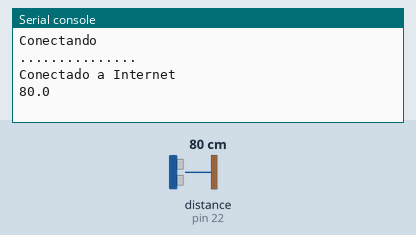
Simulated run of this program. Board: MicroPython board. Parts: the last lines printed to the serial console. The test bench sets the inputs (shaded band); at power-on: distance to the obstacle (sensor on pin 22) 80 cm. The echo pulse lasts 58.3 µs per cm; WiFi joins after 1.5 s; web requests get an empty 200 reply after 0.4 s.

Above: at 2.7 s.
2.8 s: distance to the obstacle (sensor on pin 22) set to 2 cm
At 6.6 s:
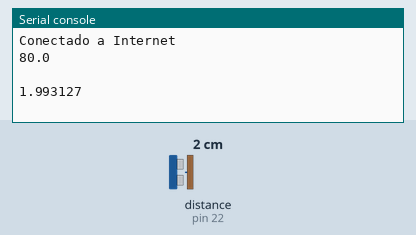
7.1 s: distance to the obstacle (sensor on pin 22) set to 4 cm
At 9.2 s:
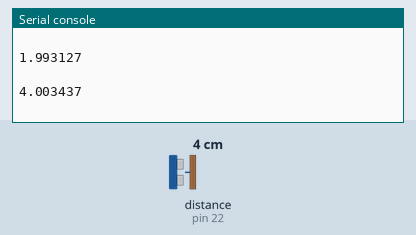
Timing chart, 0 to 10.7 s (numbered marks = the images above; inputs shaded):
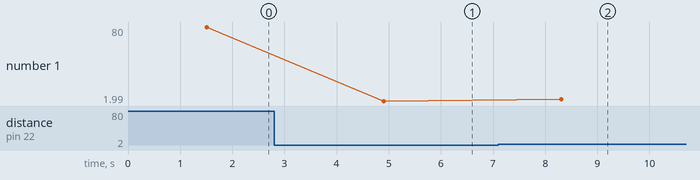

The program:

Codigo2.py
```python
import machine
import urequests
from machine import Pin
import time
from umqtt.simple import MQTTClient
import network
from time import sleep_us,sleep
from hcsr04 import HCSR04
# ----
# Definiciones
ssid = 'CeluBalti'
wifipassword = 'hogriderrr'
sta_if = network.WLAN(network.STA_IF)
sta_if.active(True)
name = "BUQUERT,CAMPANA,PP"
# ----
# Conexión a internet
sta_if.connect(ssid, wifipassword)
print("Conectando")
while not sta_if.isconnected():
   print(".", end="")
   time.sleep(0.1)
print("")
print("Conectado a Internet")

def send_api(name, value):
    url = "http://192.168.220.127:5000/update"
    headers = {'Content-Type':'application/json'}
    data = {
            "name": name,
            "value": value
            }
    try:
        response = urequests.post(url ,json=data, headers=headers)
        print(response.text)
        response.close()
    except Exception as e:
        print("Error sending data:", e)

# Definimos los pines del sensor
ultrasonic = HCSR04(trigger_pin=23, echo_pin=22)
distance = 0

while True:

    distance = ultrasonic.distance_cm()
    print(distance)
    send_api(name, distance)
    time.sleep(3)
```

Measured:
- after the input at 2.8 s, the serial console: prints a new line after 2.1 s (image 1)
- after the input at 7.1 s, the serial console: prints a new line after 1.2 s (image 2)
- plotted number 1: 80 → 1.99 after the input at 2.8 s, 1.99 → 4 after the input at 7.1 s
